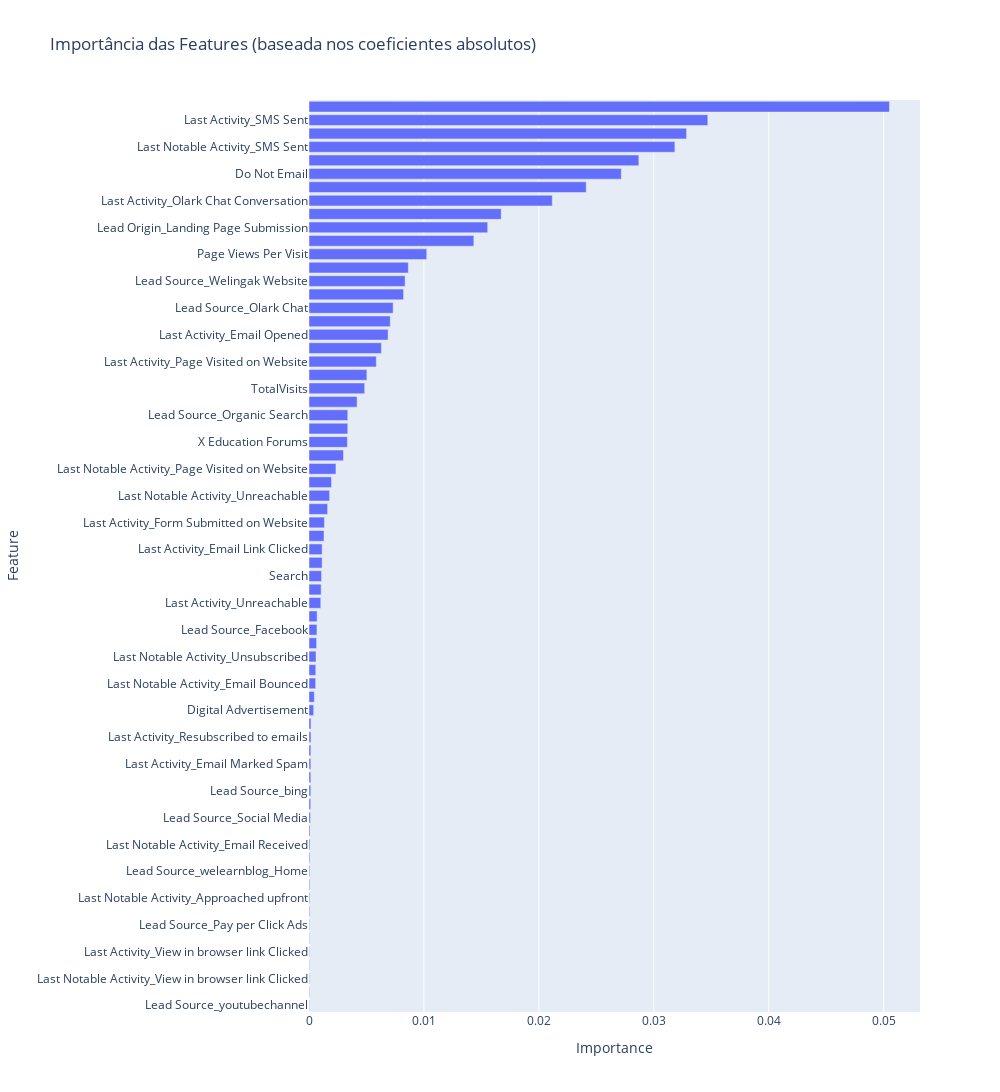

Notebook code cell kept with this figure:
### Code cell
# Plotar o gráfico de importância
fig = px.bar(
    df_feature_importances,
    x='Importance',
    y='Feature',
    orientation='h',
    title='Importância das Features (baseada nos coeficientes absolutos)'
)

fig.update_layout(height=1280, width=1000, yaxis={'categoryorder': 'total ascending'})

fig.show()

### Figure 1 — Plotly figure (JSON) as saved in the notebook; plotly's stock layout.template omitted (floating-point values rounded to 4 significant figures)
{"data": [{"hovertemplate": "Importance=%{x}<br>Feature=%{y}<extra></extra>", "legendgroup": "", "marker": {"color": "#636efa", "pattern": {"shape": ""}}, "name": "", "orientation": "h", "showlegend": false, "textposition": "auto", "type": "bar", "x": [4.053e-05, 4.119e-05, 4.153e-05, 4.177e-05, 4.178e-05, 4.245e-05, 4.299e-05, 6.085e-05, 6.598e-05, 6.779e-05, 6.883e-05, 7.113e-05, 8.487e-05, 8.692e-05, 0.0001304, 0.000147, 0.0001554, 0.0001599, 0.0001599, 0.0001617, 0.0001724, 0.0001724, 0.0004059, 0.0004624, 0.0005772, 0.0005901, 0.000611, 0.0006644, 0.0006906, 0.0007056, 0.001024, 0.001056, 0.00109, 0.001141, 0.001143, 0.001308, 0.001343, 0.001619, 0.001792, 0.001955, 0.002344, 0.002999, 0.003342, 0.003372, 0.003373, 0.004184, 0.004847, 0.005036, 0.005856, 0.006301, 0.006881, 0.007071, 0.007319, 0.008227, 0.008362, 0.008639, 0.01024, 0.01434, 0.01555, 0.01672, 0.02116, 0.02412, 0.02717, 0.0287, 0.03183, 0.03285, 0.0347, 0.0505], "xaxis": "x", "y": ["Lead Source_youtubechannel", "Last Activity_Visited Booth in Tradeshow", "Last Notable Activity_View in browser link Clicked", "Last Notable Activity_Form Submitted on Website", "Last Activity_View in browser link Clicked", "Lead Source_testone", "Lead Source_Pay per Click Ads", "Lead Source_WeLearn", "Last Notable Activity_Approached upfront", "Lead Source_NC_EDM", "Lead Source_welearnblog_Home", "Lead Source_Live Chat", "Last Notable Activity_Email Received", "Lead Source_blog", "Lead Source_Social Media", "Lead Source_Click2call", "Lead Source_bing", "Last Notable Activity_Email Marked Spam", "Last Activity_Email Marked Spam", "Last Activity_Email Received", "Last Activity_Resubscribed to emails", "Last Notable Activity_Resubscribed to emails", "Digital Advertisement", "Last Activity_Approached upfront", "Last Notable Activity_Email Bounced", "Lead Origin_Lead Import", "Last Notable Activity_Unsubscribed", "Last Activity_Unsubscribed", "Lead Source_Facebook", "Last Notable Activity_Email Link Clicked", "Last Activity_Unreachable", "Last Notable Activity_Had a Phone Conversation", "Search", "Lead Source_Referral Sites", "Last Activity_Email Link Clicked", "Newspaper Article", "Last Activity_Form Submitted on Website", "Last Activity_Had a Phone Conversation", "Last Notable Activity_Unreachable", "Last Notable Activity_Email Opened", "Last Notable Activity_Page Visited on Website", "Through Recommendations", "X Education Forums", "Newspaper", "Lead Source_Organic Search", "Last Notable Activity_Olark Chat Conversation", "TotalVisits", "Do Not Call", "Last Activity_Page Visited on Website", "Lead Source_Google", "Last Activity_Email Opened", "Last Activity_Email Bounced", "Lead Source_Olark Chat", "A free copy of Mastering The Interview", "Lead Source_Welingak Website", "Last Activity_Converted to Lead", "Page Views Per Visit", "Lead Source_Direct Traffic", "Lead Origin_Landing Page Submission", "Lead Origin_API", "Last Activity_Olark Chat Conversation", "Lead Source_Reference", "Do Not Email", "Last Notable Activity_Modified", "Last Notable Activity_SMS Sent", "Lead Origin_Lead Add Form", "Last Activity_SMS Sent", "Total Time Spent on Website"], "yaxis": "y"}], "layout": {"barmode": "relative", "height": 1280, "legend": {"tracegroupgap": 0}, "title": {"text": "Importância das Features (baseada nos coeficientes absolutos)"}, "width": 1000, "xaxis": {"anchor": "y", "domain": [0, 1], "title": {"text": "Importance"}}, "yaxis": {"anchor": "x", "categoryorder": "total ascending", "domain": [0, 1], "title": {"text": "Feature"}}}}
